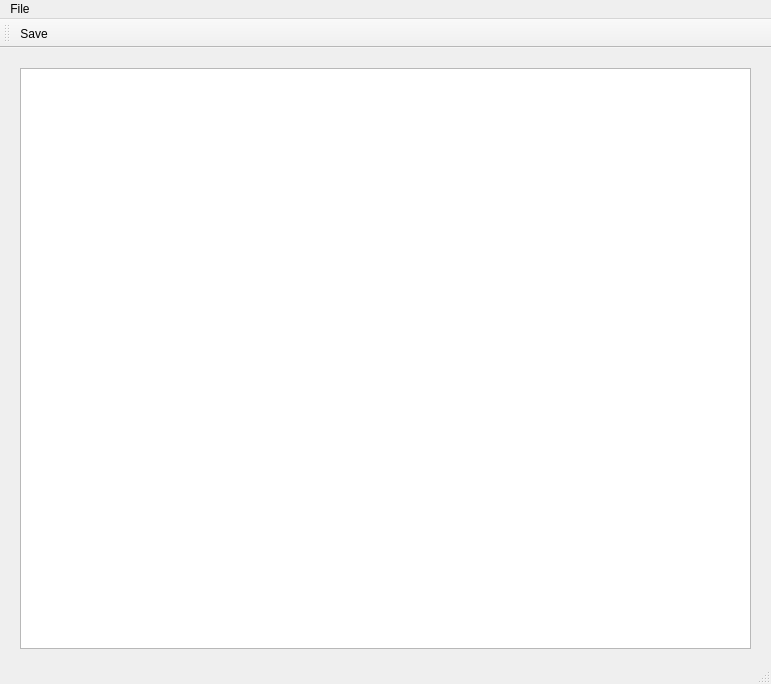
<?xml version="1.0" encoding="UTF-8"?>
<ui version="4.0">
 <class>MainWindow</class>
 <widget class="QMainWindow" name="MainWindow">
  <property name="geometry">
   <rect>
    <x>0</x>
    <y>0</y>
    <width>771</width>
    <height>684</height>
   </rect>
  </property>
  <property name="windowTitle">
   <string>MainWindow</string>
  </property>
  <property name="styleSheet">
   <string notr="true"/>
  </property>
  <widget class="QWidget" name="centralWidget">
   <widget class="QGraphicsView" name="graphicsView">
    <property name="geometry">
     <rect>
      <x>20</x>
      <y>20</y>
      <width>731</width>
      <height>581</height>
     </rect>
    </property>
   </widget>
  </widget>
  <widget class="QMenuBar" name="menuBar">
   <property name="geometry">
    <rect>
     <x>0</x>
     <y>0</y>
     <width>771</width>
     <height>21</height>
    </rect>
   </property>
   <widget class="QMenu" name="menuFile">
    <property name="title">
     <string>File</string>
    </property>
    <addaction name="actionOpen"/>
    <addaction name="actionSave"/>
   </widget>
   <addaction name="menuFile"/>
  </widget>
  <widget class="QToolBar" name="mainToolBar">
   <attribute name="toolBarArea">
    <enum>TopToolBarArea</enum>
   </attribute>
   <attribute name="toolBarBreak">
    <bool>false</bool>
   </attribute>
   <addaction name="actionSave"/>
  </widget>
  <widget class="QStatusBar" name="statusBar"/>
  <action name="actionOpen">
   <property name="text">
    <string>Open</string>
   </property>
  </action>
  <action name="actionSave">
   <property name="text">
    <string>Save</string>
   </property>
   <property name="shortcut">
    <string>Ctrl+S</string>
   </property>
  </action>
 </widget>
 <layoutdefault spacing="6" margin="11"/>
 <resources/>
 <connections/>
 <slots>
  <slot>toBold()</slot>
  <slot>slot1()</slot>
  <slot>zoomIn()</slot>
 </slots>
</ui>
